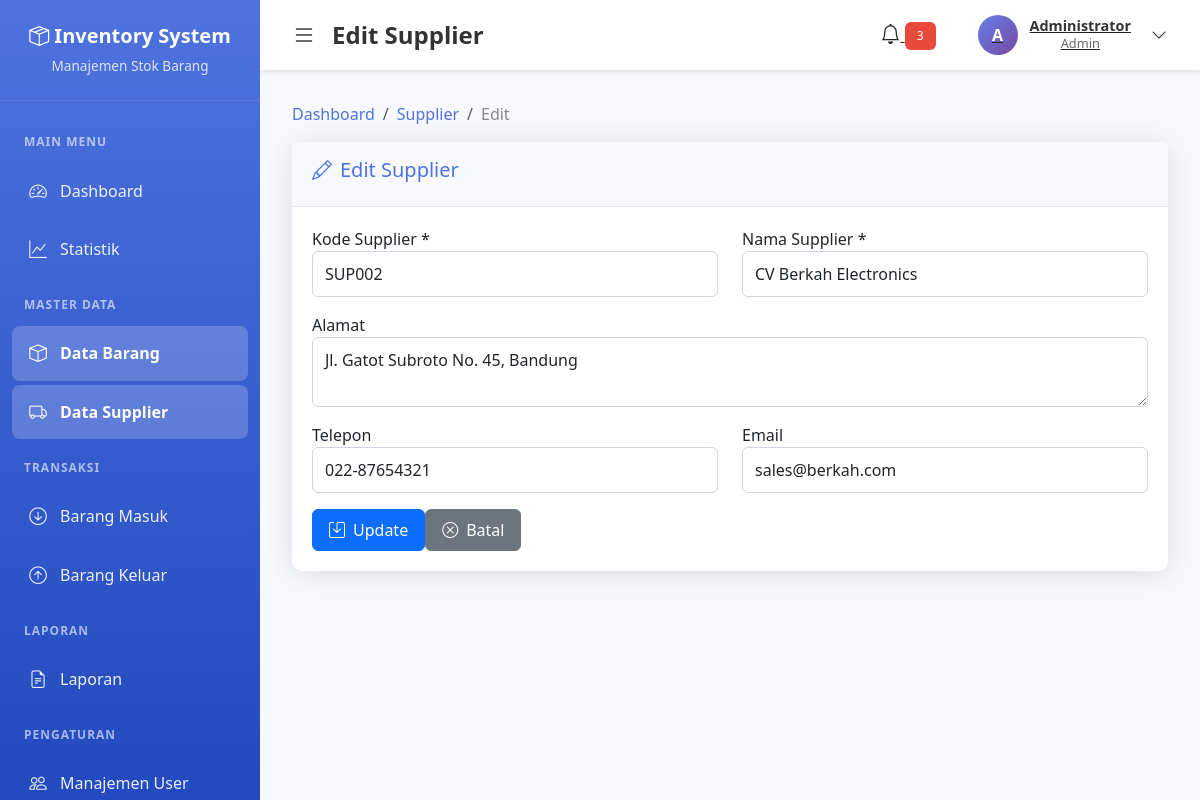
The app's page /supplier/edit.php?id=2 (signed in) with its own data.
### tables this page shows
CREATE TABLE supplier (
    id INT PRIMARY KEY AUTO_INCREMENT,
    kode_supplier VARCHAR(20) UNIQUE NOT NULL,
    nama_supplier VARCHAR(100) NOT NULL,
    alamat TEXT,
    telepon VARCHAR(20),
    email VARCHAR(100),
    created_at TIMESTAMP DEFAULT CURRENT_TIMESTAMP,
    updated_at TIMESTAMP DEFAULT CURRENT_TIMESTAMP ON UPDATE CURRENT_TIMESTAMP
);

### supplier/edit.php (the view, shortened to what this page needs)
<?php
require_once __DIR__ . '/../includes/header.php';
$db = getDB();
$id = isset($_GET['id']) ? (int)$_GET['id'] : 0;
$stmt = $db->prepare("SELECT * FROM supplier WHERE id = ?");
$stmt->execute([$id]);
$supplier = $stmt->fetch();
?>
<nav aria-label="breadcrumb"><ol class="breadcrumb"><li class="breadcrumb-item"><a href="../dashboard/index.php">Dashboard</a></li><li class="breadcrumb-item"><a href="supplier.php">Supplier</a></li><li class="breadcrumb-item active">Edit</li></ol></nav>
<div class="card"><div class="card-header"><h5><i class="bi bi-pencil me-2"></i>Edit Supplier</h5></div><div class="card-body">
<form method="POST"><div class="row">
<div class="col-md-6 mb-3"><label>Kode Supplier *</label><input type="text" name="kode_supplier" class="form-control" required value="<?php echo htmlspecialchars($supplier['kode_supplier']); ?>"></div>
<div class="col-md-6 mb-3"><label>Nama Supplier *</label><input type="text" name="nama_supplier" class="form-control" required value="<?php echo htmlspecialchars($supplier['nama_supplier']); ?>"></div>
<div class="col-md-12 mb-3"><label>Alamat</label><textarea name="alamat" class="form-control" rows="2"><?php echo htmlspecialchars($supplier['alamat']); ?></textarea></div>
<div class="col-md-6 mb-3"><label>Telepon</label><input type="text" name="telepon" class="form-control" value="<?php echo htmlspecialchars($supplier['telepon']); ?>"></div>
<div class="col-md-6 mb-3"><label>Email</label><input type="email" name="email" class="form-control" value="<?php echo htmlspecialchars($supplier['email']); ?>"></div>
</div><button type="submit" class="btn btn-primary"><i class="bi bi-save me-2"></i>Update</button><a href="supplier.php" class="btn btn-secondary"><i class="bi bi-x-circle me-2"></i>Batal</a>
</form></div></div>
<?php require_once __DIR__ . '/../includes/footer.php'; ?>

### assets/css/style.css (style rules this page uses)
:root { --primary-color: #4e73df; --secondary-color: #858796; --success-color: #1cc88a; --danger-color: #e74a3b; --warning-color: #f6c23e; --info-color: #36b9cc; --light-color: #f8f9fc; --dark-color: #5a5c69; --sidebar-width: 250px; }
* { margin: 0; padding: 0; box-sizing: border-box; }
body { font-family: 'Segoe UI', Tahoma, Geneva, Verdana, sans-serif; background-color: #f8f9fc; color: #333; }
.card { border: none; border-radius: 10px; box-shadow: 0 0.15rem 1.75rem rgba(58, 59, 69, 0.15); margin-bottom: 1.5rem; }
.card-header { background-color: #f8f9fc; border-bottom: 1px solid #e3e6f0; padding: 1rem 1.25rem; font-weight: 600; color: var(--primary-color); }
.card-body { padding: 1.25rem; }
.btn { border-radius: 6px; padding: 0.5rem 1rem; font-weight: 500; transition: all 0.3s ease; }
.form-control, .form-select { border-radius: 6px; border: 1px solid #d1d3e2; padding: 0.625rem 0.75rem; }
.breadcrumb { background-color: transparent; padding: 0; margin-bottom: 1rem; }
.breadcrumb-item a { color: var(--primary-color); text-decoration: none; }
.breadcrumb-item.active { color: var(--secondary-color); }

### assets/css/dashboard.css (style rules this page uses)
:root { --sidebar-width: 260px; --header-height: 70px; }

### records on screen
supplier: kode_supplier "SUP002", nama_supplier "CV Berkah Electronics", alamat "Jl. Gatot Subroto No. 45, Bandung", telepon "022-87654321", email "sales@berkah.com"

### other values on screen
$page_title "Edit Supplier"
substr($_SESSION['nama_lengkap'], 0, 1) "A"
$_SESSION['nama_lengkap'] "Administrator"
$_SESSION['role'] "Admin"
